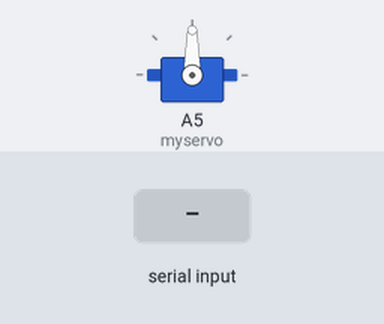
A sketch run on a simulated Arduino Uno, built with avr-gcc and run on an emulated ATmega328P. Shown: servo. The test bench sets the inputs (shaded band).

Above: at 1.2 s.
1.3 s: "S,45\n" received over Serial
At 2.1 s:
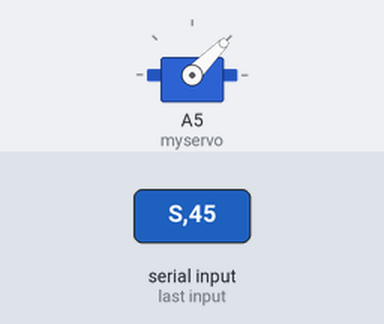
2.8 s: "S" received over Serial
At 5.0 s:
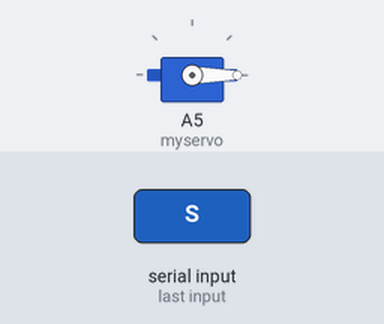
5.3 s: "S90\n" received over Serial
At 6.3 s:
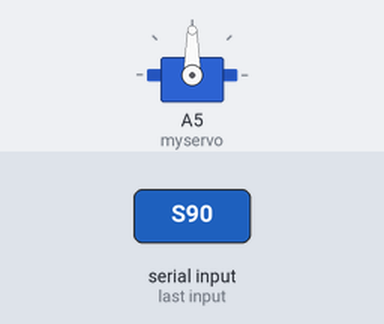
Timing chart, 0 to 8.3 s (numbered marks = the images above; inputs shaded):
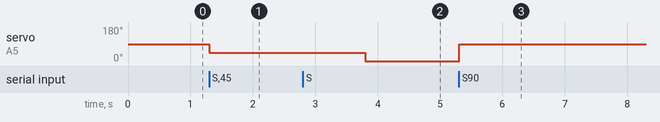

The sketch:

servogobrr.ino
```cpp
#include <Servo.h>
Servo myservo;
int pos = 0;

void setup() {
    Serial.begin(9600);
    myservo.attach(A5);
}

void loop() {
    if (Serial.available() > 0) {
        char command = Serial.read();

        if (command == 'S') {
            int angle = Serial.parseInt();
            myservo.write(angle);
        }
    }
}
```

Measured:
- after the input at 1.3 s, servo on A5 (myservo): 90° → 45° at once
- after the input at 2.8 s, servo on A5 (myservo): 45° → 0° after 1.0 s
- after the input at 5.3 s, servo on A5 (myservo): 0° → 90° at once
